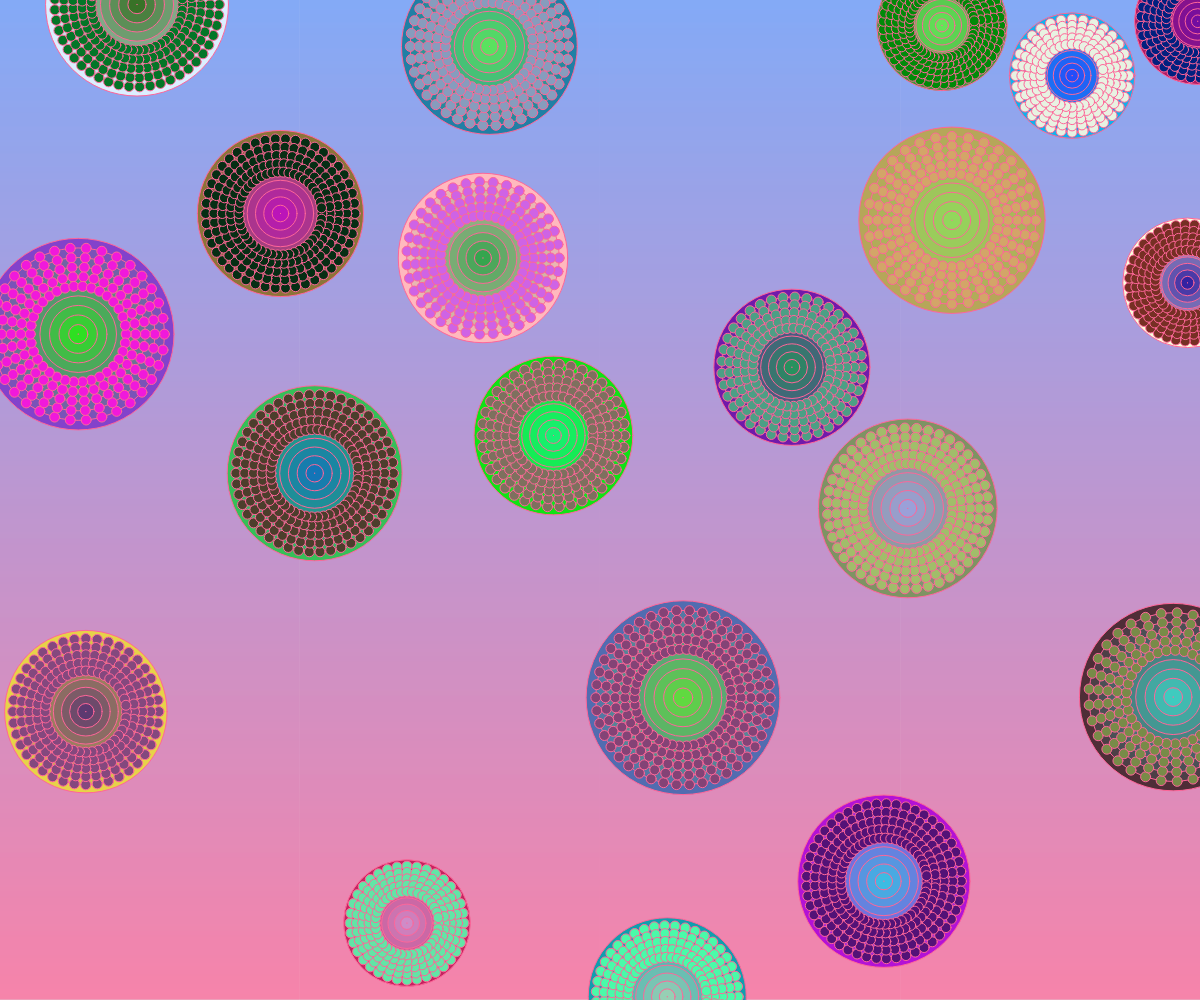
Frame 1 (no input)
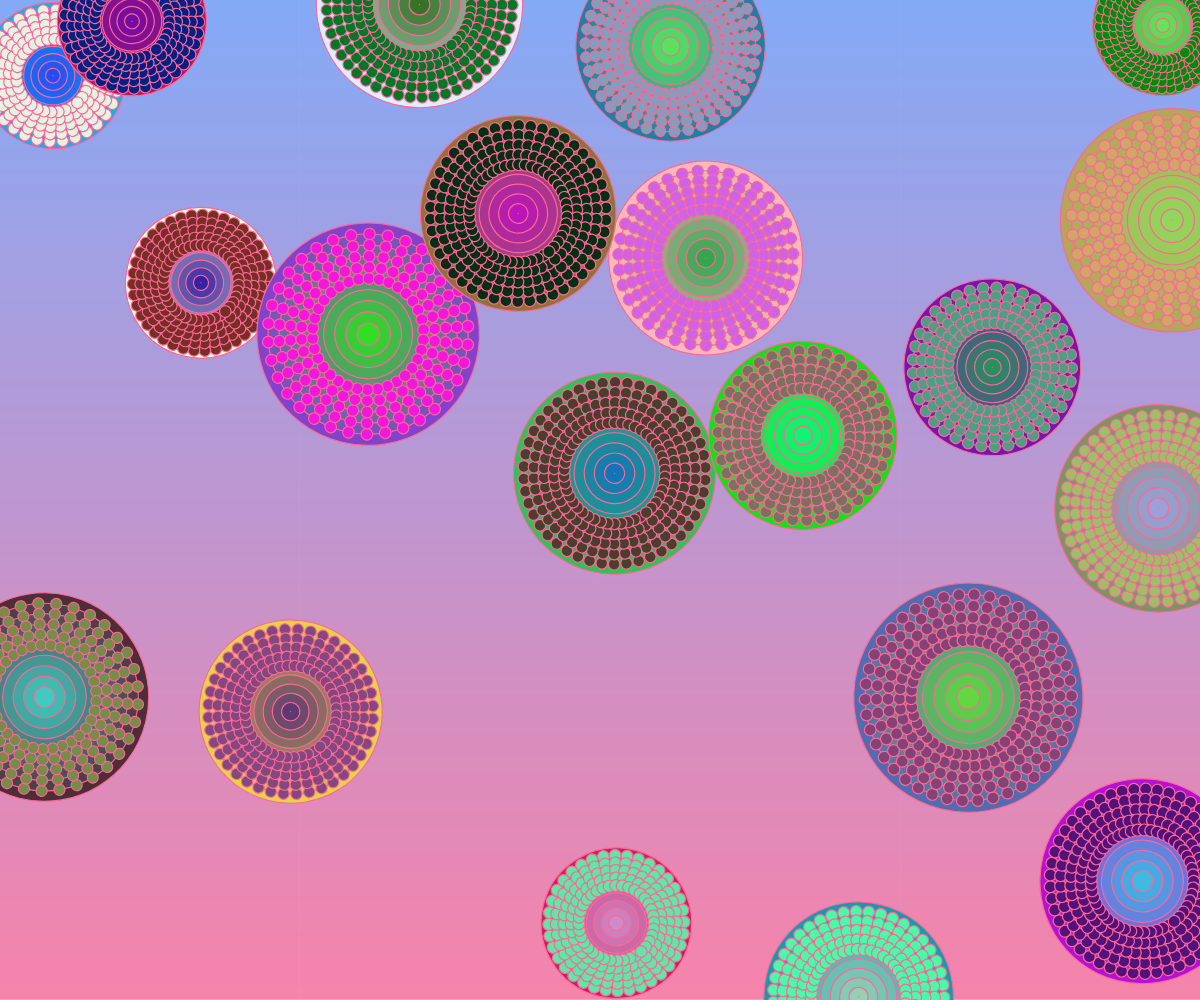
Frame 60 (no input)
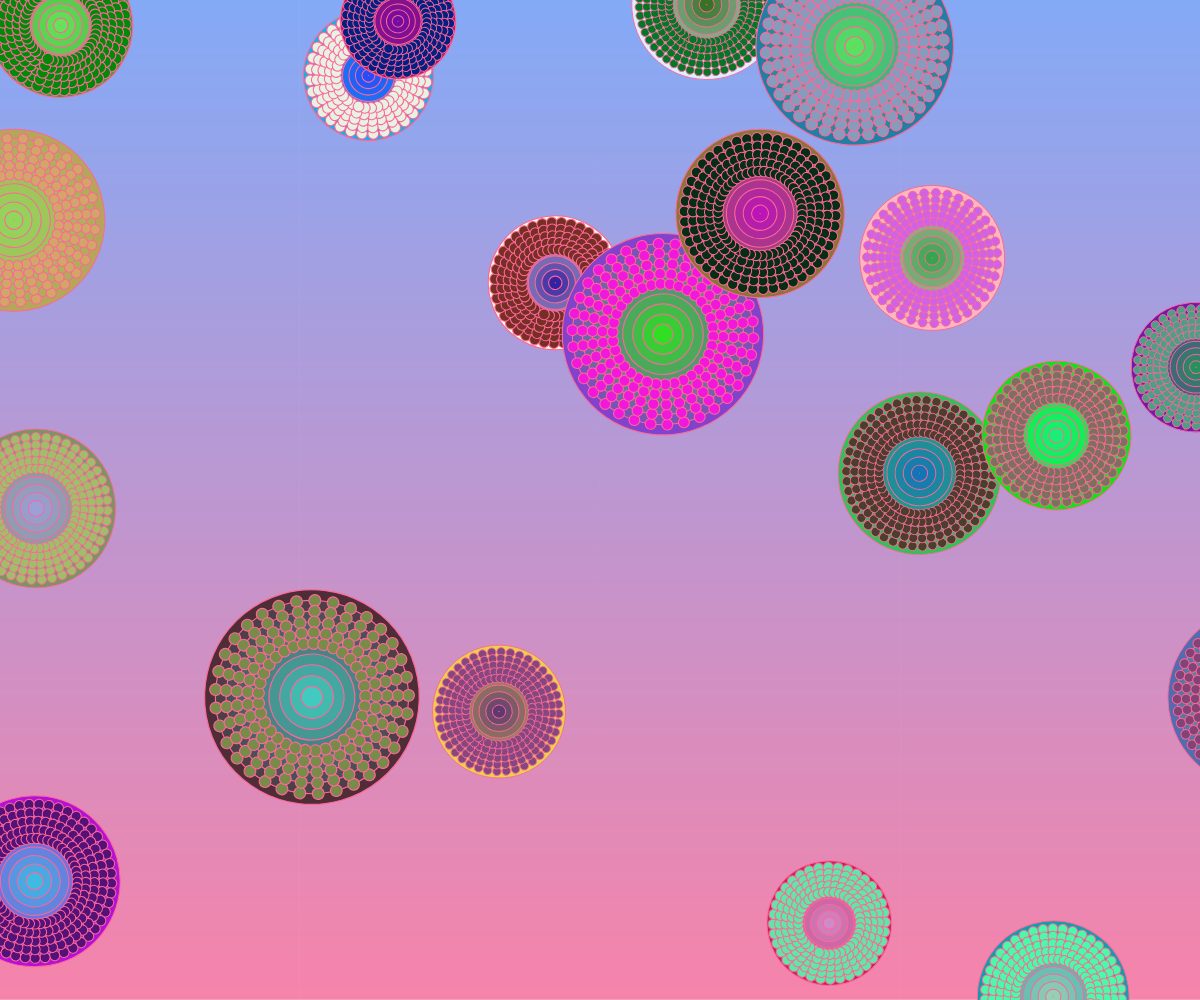
Frame 120 (the mouse pressed at the canvas centre since frame 60)

The p5.js sketch that drew these frames (run headless with seeded random() and noise() and a simulated clock; from frame 60 on, the mouse is pressed at the canvas centre):

// p5.js sketch
// ── sketch.js
let numCircles = 20;  // Number of circular shapes
let circles = [];     // Array to store circle objects

function setup() {
  angleMode(DEGREES);
  createCanvas(windowWidth, windowHeight);
  createNonOverlappingCircle();
}

function draw() {
  background(220);
  drawBackground();  // Draw the dynamic background
  for (const circle of circles) {
    circle.display();
    circle.move();   // Update the position, rotation, and scaling of each circle
  }
}

function windowResized() {
  resizeCanvas(windowWidth, windowHeight);
  createNonOverlappingCircle();
}

// Function to create circles ensuring they do not overlap
function createNonOverlappingCircle() {
  circles = [];  // Reset circles array to avoid overlap when window is resized
  while (circles.length < numCircles) {
    let diameter = random(130, 200);
    let circleColor = color(random(255), random(255), random(255));
    let numSmallCircles = round(random(30, 50));
    let smallCircleColor = color(random(255), random(255), random(255));
    let numLayers = 5;
    let tempCircle = new Circle(random(width), random(height), diameter, circleColor, numSmallCircles, smallCircleColor, numLayers);

    if (!checkOverlap(tempCircle)) {
      circles.push(tempCircle);
    }
  }
}

// Check if a circle overlaps with any existing circle
function checkOverlap(tempCircle) {
  for (let circle of circles) {
    let d = dist(tempCircle.x, tempCircle.y, circle.x, circle.y);
    if (d < (tempCircle.diameter / 2 + circle.diameter / 2) + 5) {
      return true;
    }
  }
  return false;
}

class Circle {
  constructor(x, y, diameter, circleColor, numSmallCircles, smallCircleColor, numLayers) {
    this.x = x;
    this.y = y;
    this.diameter = diameter;
    this.circleColor = circleColor;
    this.numSmallCircles = numSmallCircles;
    this.smallCircleColor = smallCircleColor;
    this.numLayers = numLayers;
    this.speed = random(3, 6);
    this.angle = 0;
    this.scale = 1;
    this.scaleSpeed = random(0.001, 0.005);
    this.gradient = [circleColor, color(random(255), random(255), random(255))];
  }

  // Display the circle with all its properties
  display() {
    push();
    translate(this.x, this.y);
    rotate(this.angle);
    scale(this.scale);
    translate(-this.x, -this.y);
    // Create a color gradient effect within the main circle
    for (let i = 0; i < 1; i += 0.1) {
      fill(lerpColor(this.gradient[0], this.gradient[1], i));
      ellipse(this.x, this.y, this.diameter * (1 - i));
    }
    // Draw the central disk and smaller circles with rotation and scaling
    for (let l = 1; l <= this.numLayers; l++) {
      let layerRadius = this.diameter / 2 * (1 - l / (this.numLayers + 5));
      for (let i = 0; i < this.numSmallCircles; i++) {
        let angle = (360 / this.numSmallCircles * i);
        let sx = this.x + cos(angle) * layerRadius;
        let sy = this.y + sin(angle) * layerRadius;
        fill(this.smallCircleColor);
        ellipse(sx, sy, 10);
      }
    }
    pop();
  }

  // Update the movement, rotation, and scaling of the circle
  move() {
    this.x += this.speed;
    if (this.x >= width + this.diameter / 2) {
      this.x = -this.diameter / 2;
    }
    this.angle += 1;
    this.scale += this.scaleSpeed;
    if (this.scale >= 1.2 || this.scale <= 0.8) {
      this.scaleSpeed = -this.scaleSpeed;
    }
  }
}

// Draw a dynamic background with a subtle moving gradient
function drawBackground() {
  let bgY = 0;
  bgY += 0.5;
  for (let i = 0; i < height; i++) {
    stroke(lerpColor(color(102, 153, 255), color(255, 102, 153), (i + bgY) % height / height));
    line(0, i, width, i);
  }
}

function mouseMoved() {
  circles.forEach(circle => {
    let d = dist(mouseX, mouseY, circle.x, circle.y);
    if (d < circle.diameter / 2) {
      circle.diameter += 5;
    } else {
      circle.diameter -= 5;
    }
  });
}
